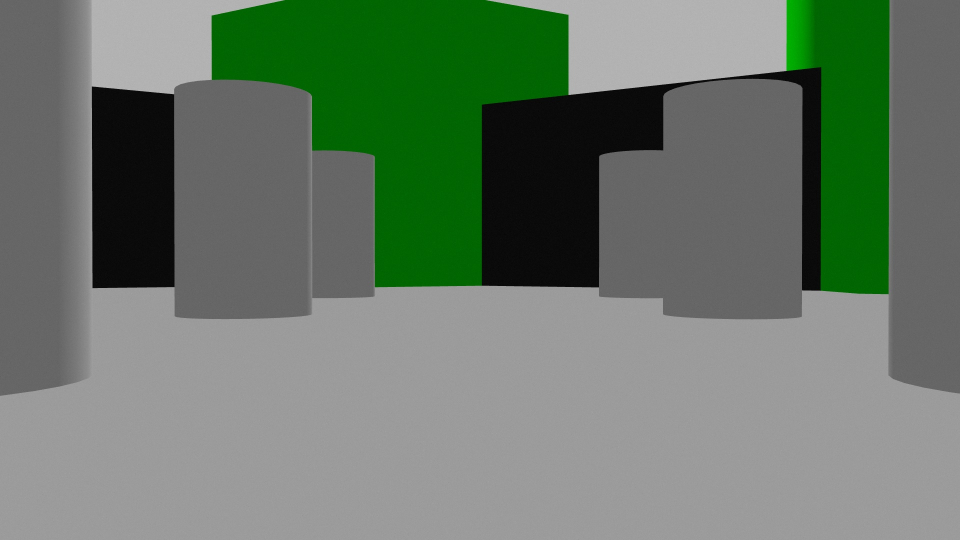
#> input picture images/drone_image.jpg, 1920 x 1080 px (shown at 1/2 size)
$ python task1.py
#> lines starting #> are read from the running program, lines starting #| are printed output that depends on the picture
import cv2
import numpy as np
from datetime import datetime

# Read image
image = cv2.imread('./images/drone_image.jpg')
#> image is the input picture: shape (1080, 1920, 3); mean B, G, R 105.5, 120.8, 105.4

# Define coordinates, color and thickness for rectangle
x1, y1, x2, y2 = 100, 100, 200, 200
rectangle_B, rectangle_G, rectangle_R = 255, 0, 0
rectangle_color = (120, 39, 89) # (B, G, R)
rectangle_thickness = 2

# Define center and radius for circle
center_x, center_y, radius = 1200, 400, 50
circle_color = (14, 166, 250) # (B, G, R)
circle_thickness = 3

# Define vertices and color for polygon (triangle)
triangle_pts = np.array( [[400, 400], [500, 400], [450, 300]], np.int32)
triangle_pts = triangle_pts.reshape((-1, 1, 2))
triangle_color = (224, 157, 128) # (B, G, R)

# Draw shapes
cv2.rectangle(image, (x1, y1), (x2, y2), rectangle_color, rectangle_thickness)
cv2.circle(image, (center_x, center_y), radius, circle_color, circle_thickness)
cv2.fillPoly(image, [triangle_pts], color=triangle_color)

# Write names
font = cv2.FONT_HERSHEY_SIMPLEX
names_font_scale = 3
names_color = (255, 255, 255) # (B, G, R)
names_thickness = 2
cv2.putText(image,'Adolfo + Maritza',(1020,80), font, names_font_scale,names_color,names_thickness,cv2.LINE_AA)

# Get current timestamp
current_timestamp = datetime.now()

# Write timestamp
timestamp_font=cv2.FONT_HERSHEY_DUPLEX
timestamp_font_scale=1
timestamp_color = (0, 240, 74)
timestamp_thickness = 1
cv2.putText(image, str(current_timestamp), (10, 1050), timestamp_font, timestamp_font_scale, timestamp_color, timestamp_thickness)
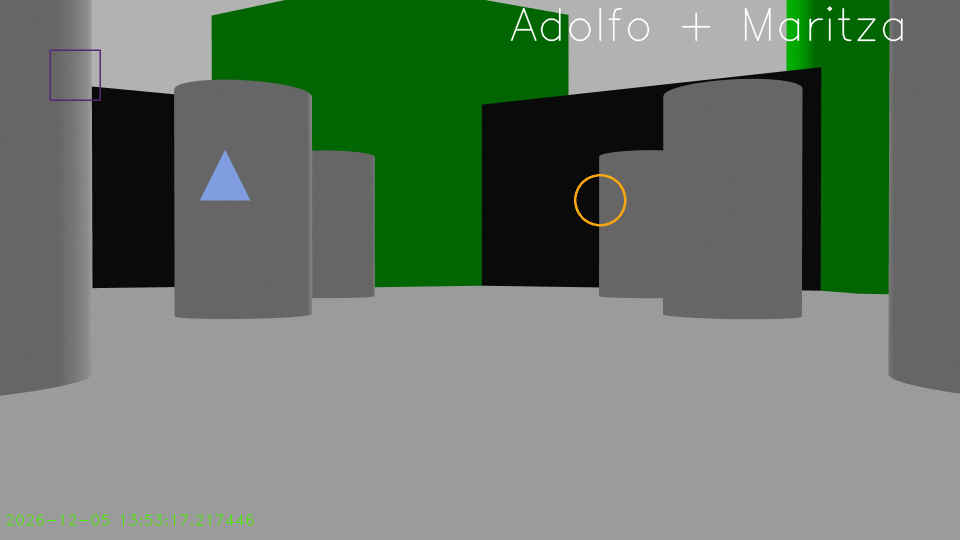
#> image: shape (1080, 1920, 3) (shown at 1/2 size); mean B, G, R 106.1, 121.4, 106

processed_img = cv2.imwrite('./images/task1_processed.jpg', image)

print("Image processed and saved as 'task1_processed.jpg'")
